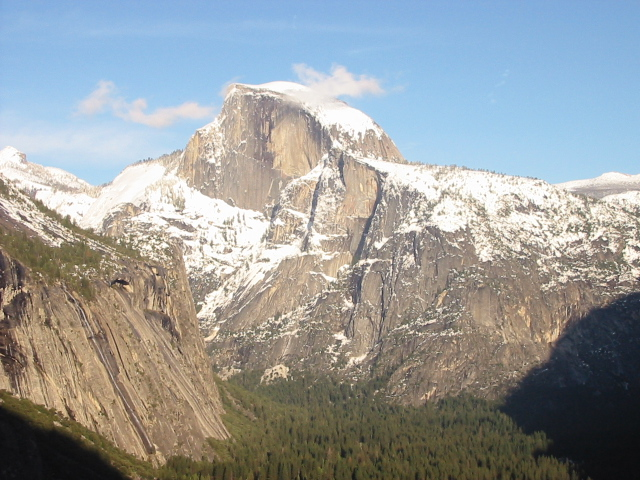
#> input picture MP4/Q1/stitch/left.jpg, 640 x 480 px, found by its file name
$ jupyter execute Q1_starter.ipynb
#> lines starting #> are read from the running program, lines starting #| are printed output that depends on the picture; after the words box and inside, x2 and y2 are one past the last pixel; in counts of white or black regions, pixels touching at a corner belong together; long printed decimals are rounded
#> in imread, returned value is the input picture: shape (480, 640, 3); mean R, G, B 151.7, 155.5, 155.6
#> call 2 of imread, with fname = './stitch/right.jpg'
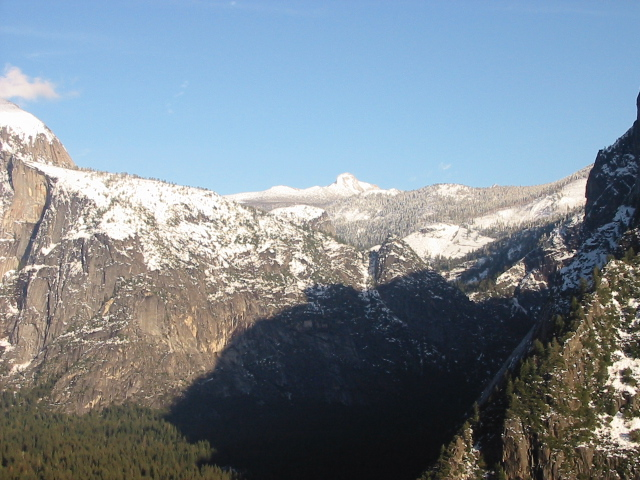
#> input picture MP4/Q1/stitch/right.jpg, 640 x 480 px, found by its file name
#> in imread, returned value is the input picture: shape (480, 640, 3); mean R, G, B 123.3, 135.4, 145.3
# Image Stitching (Python)

## Usage
This code snippet provides an overall code structure and some interactive plot interfaces for the Stitching Pairs of Images section of MP 3. In main function, we outline the required functionalities step by step. Feel free to make modifications on the starter code if it's necessary.

## Package installation
- `opencv`
- `numpy`
- `skimage`
- `scipy`

# Common imports

[cell 1]
import numpy as np
import skimage
import cv2
import matplotlib.pyplot as plt
from scipy.spatial import distance
import scipy
from copy import deepcopy
import math
from skimage.transform import ProjectiveTransform, warp

# Helper functions

[cell 2]
def imread(fname):
    """
    read image into np array from file
    """
    return skimage.io.imread(fname)

# [11 lines left out: functions imread_bw, imshow, not called in this run]

def get_sift_data(img):
    """
    detect the keypoints and compute their SIFT descriptors with opencv library
    """
    sift = cv2.SIFT_create()
    kp, des = sift.detectAndCompute(img, None)
    return kp, des

def plot_inlier_matches(ax, img1, img2, inliers):
    """
    plot the match between two image according to the matched keypoints
    :param ax: plot handle
    :param img1: left image
    :param img2: right image
    :inliers: x,y in the first image and x,y in the second image (Nx4)
    """
    res = np.hstack([img1, img2])
    ax.set_aspect('equal')
    ax.imshow(res, cmap='gray')

    ax.plot(inliers[:,0], inliers[:,1], '+r')
    ax.plot(inliers[:,2] + img1.shape[1], inliers[:,3], '+r')
    ax.plot([inliers[:,0], inliers[:,2] + img1.shape[1]],
            [inliers[:,1], inliers[:,3]], 'r', linewidth=0.4)
    ax.axis('off')

# Your implementations

[cell 3]
def get_best_matches(img1, img2, thresh_ratio):
#> called with thresh_ratio = 0.01
    kp1, des1 = get_sift_data(img1)
#> in get_sift_data, `kp, des = sift.detectAndCompute(img, None)`: kp = 2212 keypoints; strongest (x, y, size): (604, 239, 2.2), (545, 197, 2.2), (573, 230, 1.9), (118, 241, 2.2)
#> kp1 has the same summary as kp in get_sift_data
    kp2, des2 = get_sift_data(img2)
#> in get_sift_data (call 2), `kp, des = sift.detectAndCompute(img, None)`: kp = 1944 keypoints; strongest (x, y, size): (605, 391, 2.3), (614, 293, 3.3), (615, 302, 3.3), (632, 390, 5.4)
#> kp2 has the same summary as kp in get_sift_data
    kp1_x, kp1_y, kp2_x, kp2_y = np.array([kp.pt[0] for kp in kp1]), np.array([kp.pt[1] for kp in kp1]),\
        np.array([kp.pt[0] for kp in kp2]), np.array([kp.pt[1] for kp in kp2])
#> kp1_x = 2212 values from 2.59 to 637.2; kp1_y = 2212 values, max 476.3 at index 1456, min 85.42 at index 943, mean 273; kp2_x = 1944 values from 2.47 to 637.1; kp2_y = 1944 values, max 477.2 at index 1880, min 124 at index 1883, mean 283.5
    # Find distance between descriptors in images
    dist = scipy.spatial.distance.cdist(des1, des2, 'sqeuclidean')
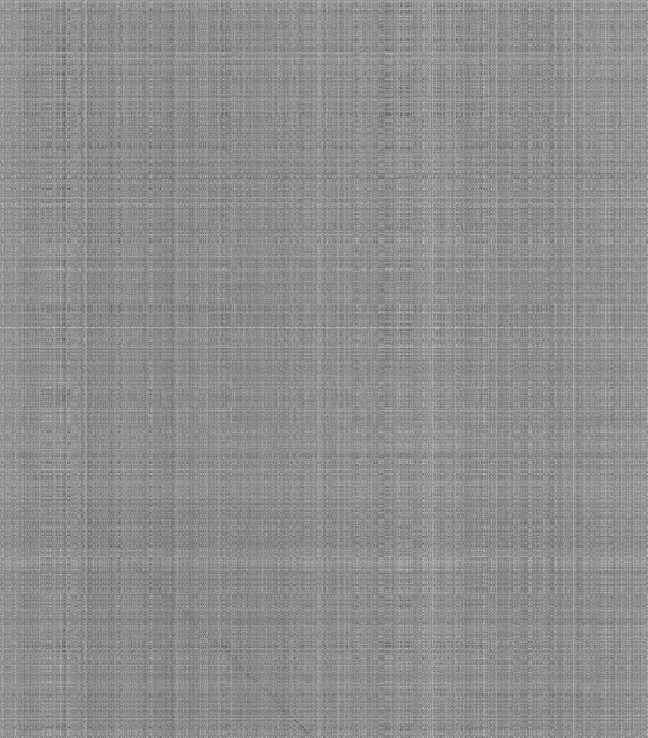
#> dist: shape (2212, 1944) float64 (shown at 1/3 size); min 272, max 481536, mean 269440.4; drawn with min black and max white
    # Write your code to get the matches according to dist
    # <YOUR CODE>
    distance_max = np.max(dist)
#> distance_max = 481536
    distance_min = np.min(dist)
#> distance_min = 272
    distance_threshold = distance_min + (distance_max - distance_min) * thresh_ratio
#> distance_threshold = 5084.6
    filtered_dist = np.where(dist < distance_threshold)
#> filtered_dist = 294 positions, rows 1326 to 2197, columns 33 to 920
    # print(filtered_dist)
    rows, cols = filtered_dist
#> rows = 294 values from 1326 to 2197; cols = 294 values, max 920 at index 292, min 33 at index 2, mean 491.8
    selected_kp1_x, selected_kp1_y = kp1_x[rows], kp1_y[rows]
#> selected_kp1_x = 294 values from 340.6 to 627.8; selected_kp1_y = 294 values, max 461.1 at index 155, min 133.6 at index 18, mean 244
    selected_kp2_x, selected_kp2_y = kp2_x[cols], kp2_y[cols]
#> selected_kp2_x = 294 values, max 295.2 at index 292, min 8.9 at index 2, mean 143.6; selected_kp2_y = 294 values, max 470.2 at index 155, min 137.3 at index 18, mean 252.6
    matched_kp = np.column_stack((selected_kp1_x, selected_kp1_y, selected_kp2_x, selected_kp2_y))
#> matched_kp = 294 rows, first 6: [340.6, 139.2, 10.58, 142.1], [343.9, 188.5, 12.22, 192.3], [344.2, 308.4, 8.9, 314.5], [345.1, 300.2, 10.07, 306.2], [346.7, 265.9, 12.74, 271.2], [348.2, 303.7, 13.19, 309.7]
    return matched_kp

def ransac(matched_kp, iter_num, inlier_threshold):
    """
    write your ransac code to find the best model, inliers, and residuals
    """
    N = matched_kp.shape[0]
    model_trans = None
    residual_error = None
    model_inliers = np.zeros((0, 4))
    for i in range(iter_num):
        # <YOUR CODE>
        matched_kp_tmp = deepcopy(matched_kp)
        matched_kp_tmp = deepcopy(matched_kp)
        indices = np.random.choice(N, 4, replace=False)
        ransac_kp = matched_kp[indices]
        trans = compute_homography(ransac_kp)
        matched_kp_first = matched_kp_tmp[:, :2]
        last_col = np.ones((matched_kp_first.shape[0], 1))
        matched_kp_first = np.column_stack((matched_kp_first, last_col))
        transed_kp = (trans@matched_kp_first.T).T
        error = (transed_kp - np.column_stack((matched_kp_tmp[:, 2:], last_col))) ** 2
        error = error.sum(axis=1)
        inlier = matched_kp[np.where(error < inlier_threshold)]
        if inlier.shape[0] > model_inliers.shape[0]:
            model_trans = trans
            residual_error = error[np.where(error < inlier_threshold)]
            model_inliers = inlier
        # model_trans = cv2.findHomography(model_inliers[:, :2], model_inliers[:, 2:])[0]
    return model_trans, model_inliers, residual_error

def compute_homography(kp):
    """
    write your code to compute homography according to the matches
    kp: (4 * 4) x1, y1, x1', y1'
    """
    # <YOUR CODE>
    origin_kp = kp[:, :2]
    target_kp = kp[:, 2:]

    H = np.zeros((2 * kp.shape[0], 9))
    for i in range(kp.shape[0]):
        H[2 * i] = np.array([-origin_kp[i][0], -origin_kp[i][1], -1, 0, 0, 0, origin_kp[i][0] * target_kp[i][0], origin_kp[i][1] * target_kp[i][0], target_kp[i][0]])
        H[2 * i + 1] = np.array([0, 0, 0, -origin_kp[i][0], -origin_kp[i][1], -1, origin_kp[i][0] * target_kp[i][1], origin_kp[i][1] * target_kp[i][1], target_kp[i][1]])

    U, S, V = np.linalg.svd(H)
    V = V[-1:].reshape(3, 3)
    return V / V[-1, -1]

def warp_images(img1, img2, trans):
    """
    write your code to stitch images together according to the homography
    """
    projection = ProjectiveTransform(trans)
    # corners_1 = np.array([[0,0,1], [0, img1.shape[0], 1], [img1.shape[1], 0, 1], [img1.shape[1], img1.shape[0], 1]])
    # corners_2 = np.array([[0,0], [0, img2.shape[0]], [img2.shape[1], 0], [img2.shape[1], img2.shape[0]]])
    corners_1 = np.array([[0,0], [0, img1.shape[0],], [img1.shape[1], 0,], [img1.shape[1], img1.shape[0],]])
    corners_2 = np.array([[0,0, 1], [0, img2.shape[0], 1], [img2.shape[1], 0, 1], [img2.shape[1], img2.shape[0], 1]])
    wrap_corner = projection(corners_2[:, :2])
    wrap_corner = np.vstack((wrap_corner, corners_1))
    min_corner = np.min(wrap_corner, axis=0)
    max_corner = np.max(wrap_corner, axis=0)
    output_shape_x, output_shape_y = int(max_corner[1] - min_corner[1]), int(max_corner[0] - min_corner[0])
    output_shape = (output_shape_x, output_shape_y)
    wrap_img = np.zeros((output_shape_x, output_shape_y, 3))
    for i in range(3):
        wrap_img[:, :, i] = warp(img2[:, :, i], inverse_map=projection, output_shape=output_shape)
    for i in range(3):
        mask = wrap_img[:, :, i] == 0
        wrap_img[:, :, i][mask] = warp(img1[:, :, i], inverse_map=np.eye(3), output_shape=output_shape)[mask]

    return wrap_img

# Main functions

#### Load images

[cell 4]
img1 = imread('./stitch/left.jpg')
img2 = imread('./stitch/right.jpg')

#### Part (3) compute and display the initial SIFT matching result

[cell 5]
data = get_best_matches(img1, img2, 0.01)
#> data has the same summary as matched_kp in get_best_matches
fig, ax = plt.subplots(figsize=(20,10))
plot_inlier_matches(ax, img1, img2, data)
fig.savefig('sift_match.png', bbox_inches='tight')

#### Part (4) performn RANSAC to get the homography and inliers

[cell 6]
iter_num = 3
inlier_threshold = 100

[cell 7]
# display the inlier matching, report the average residual
# <YOUR CODE>
model_trans, max_inliers, best_model_errors = ransac(data, iter_num, inlier_threshold)
#> the loop in ransac, `for i in range(iter_num):` made 3 passes
#> origin_kp in compute_homography on pass 3: [[541.6, 240.4], [626, 250], [558.2, 274.2], [471.9, 231.1]]
#> after the loop in ransac, `for i in range(iter_num):`: model_inliers = 111 rows, first 6: [340.6, 139.2, 10.58, 142.1], [343.9, 188.5, 12.22, 192.3], [344.2, 308.4, 8.9, 314.5], [345.1, 300.2, 10.07, 306.2], [346.7, 265.9, 12.74, 271.2], [348.2, 303.7, 13.19, 309.7]; residual_error = 111 values, max 99.38 at index 110, min 28.96 at index 12, mean 61.66
#> model_trans = [[1.07, -0.0684, -341.5], [0.0691, 1.01, -15.7], [0.000157, -0.000129, 1]]; max_inliers has the same summary as model_inliers in ransac; best_model_errors has the same summary as residual_error in ransac
print("Average residual:", np.average(best_model_errors))
#| Average residual: 61.657
fig, ax = plt.subplots(figsize=(20,10))
plot_inlier_matches(ax, img1, img2, max_inliers)
fig.savefig('ransac_match.png', bbox_inches='tight')
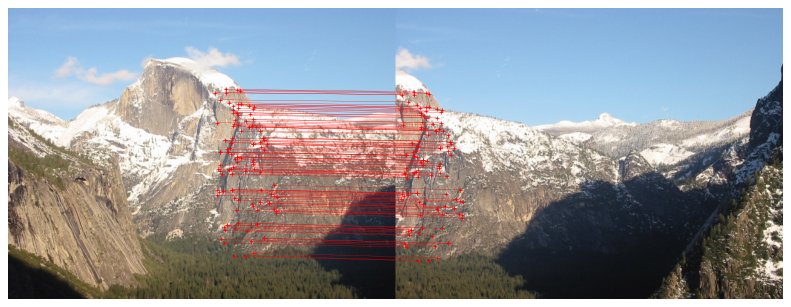
#> figure drawn by matplotlib, 1 panel

#### Part (5) warp images to stitch them together

[cell 8]
# display and report the stitching results
im = warp_images(img1, img2, model_trans)
#> in warp_images, `wrap_corner = projection(corners_2[:, :2])`: wrap_corner = [[-341.5, -15.7], [-399, 499.5], [312.4, 25.93], [299.4, 493.9]]
#> in warp_images, `wrap_corner = np.vstack((wrap_corner, corners_1))`: wrap_corner = [[-341.5, -15.7], [-399, 499.5], [312.4, 25.93], [299.4, 493.9], [0, 0], [0, 480], [640, 0], [640, 480]]
#> in warp_images, `min_corner = np.min(wrap_corner, axis=0)`: min_corner = [-399, -15.7]
#> in warp_images, `max_corner = np.max(wrap_corner, axis=0)`: max_corner = [640, 499.5]
#> in warp_images, `output_shape_x, output_shape_y = int(max_corner[1] - min_corner[1]), i..`: output_shape_x = 515; output_shape_y = 1039
#> in warp_images, `output_shape = (output_shape_x, output_shape_y)`: output_shape = (515, 1039)
#> the loop in warp_images, `for i in range(3):` made 3 passes
#> pass 1, in warp_images, `mask = wrap_img[:, :, i] == 0`:
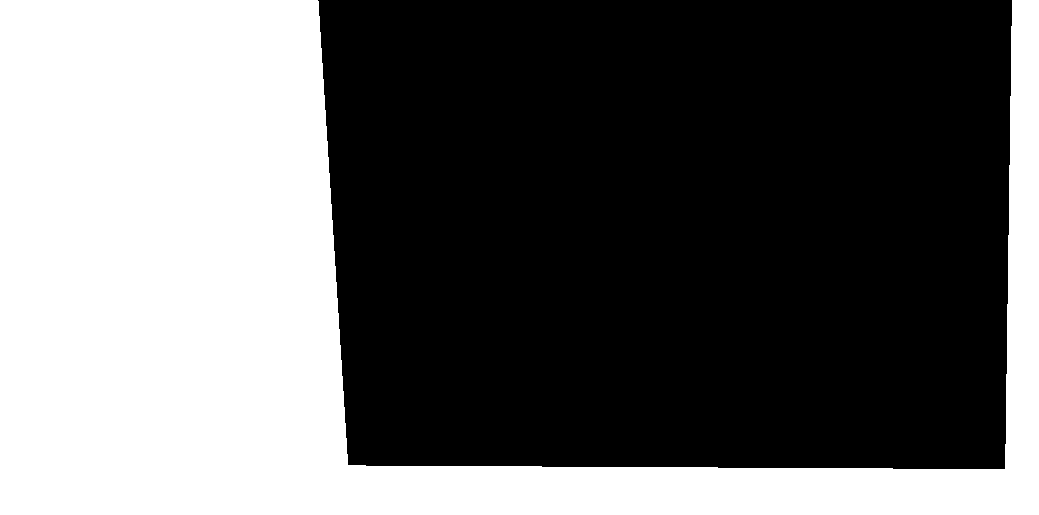
#> mask: shape (515, 1039) bool; 41% white; 1 white region, box (x1, y1, x2, y2) and area: (0, 0, 1039, 515) 219614
#> after the loop in warp_images, `for i in range(3):`:
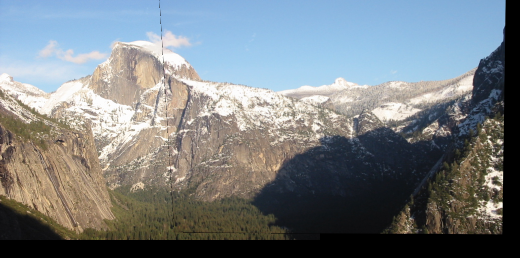
#> wrap_img: shape (515, 1039, 3) float64 (shown at 1/2 size); mean R, G, B 0.476, 0.5, 0.514
cv2.imwrite('stitched_images.jpg', im[:,:,::-1]*255.,
            [int(cv2.IMWRITE_JPEG_QUALITY), 90])
#> Out = True

## Extra Credit - blend image

[cell 9]
from scipy.ndimage import gaussian_filter

levels = 10
sigma_windows = 2
sigma_img_stack = 3

def gaussian_img_stack(img, sigma, num_levels):
  img_stack = [img]
  dog_stack = []
  current_sigma = sigma
  for l in range(num_levels):
    # gaussian_windows = gaussian_filter1(current_sigma, 2 * windows_size + 1)
    # gaussian_img = scipy.signal.convolve2d(img_stack[l], gaussian_windows, mode="same", boundary="symm")
    gaussian_img = gaussian_filter(img_stack[l], current_sigma)

    dog = img_stack[l] - gaussian_img
    img_stack.append(gaussian_img)
    dog_stack.append(dog)
    current_sigma = current_sigma * np.sqrt(2)
  dog_stack.append(gaussian_img)
  return img_stack, dog_stack

def normalize(img):
  min_val = np.min(img)
  max_val = np.max(img)
  img = ((img - min_val) / (max_val - min_val) * 255).astype(np.uint8)

  return img

def blend(im1, im2, mask):
  im1 = np.array(im1, dtype=np.float32)*255
  im2 = np.array(im2, dtype=np.float32)

  mask = np.array(mask, dtype=np.float32)
  img1_gaussian_stack, img1_dog_stack = gaussian_img_stack(im1, sigma_img_stack, levels)
  img2_gaussian_stack, img2_dog_stack = gaussian_img_stack(im2, sigma_img_stack, levels)
  mask_gaussian, _ = gaussian_img_stack(mask, sigma_windows, levels)
  combined_gaussian = []
  out = np.zeros_like(mask_gaussian[-1])
  for l in range(levels):
    mask_gaussian[l] = mask_gaussian[l] / 255.
    img1_part = mask_gaussian[l] * img1_dog_stack[l]
    img2_part = (1 - mask_gaussian[l]) * img2_dog_stack[l]
    mean_img1_part = np.mean(img1_part)
    mean_img2_part = np.mean(img2_part)
    combined_img = img1_part  + img2_part * 1.3
    out += combined_img
  out = normalize(out)
  return out

[cell 10]
def warp_blend_images(img1, img2, trans):
    """
    write your code to stitch images together according to the homography
    """

    projection = ProjectiveTransform(trans)

    corners_1 = np.array([[0,0,1], [0, img1.shape[0], 1], [img1.shape[1], 0, 1], [img1.shape[1], img1.shape[0], 1]])
    wrap_corner = projection(corners_1[:, :2])
    corners_2 = np.array([[0,0], [0, img2.shape[0]], [img2.shape[1], 0], [img2.shape[1], img2.shape[0]]])
    wrap_corner = np.vstack((wrap_corner, corners_2))
    min_corner = np.min(wrap_corner, axis=0)
    max_corner = np.max(wrap_corner, axis=0)
    output_shape_x, output_shape_y = int(max_corner[1] - min_corner[1]), int(max_corner[0] - min_corner[0])
    output_shape = (output_shape_x, output_shape_y)
    wrap_img = np.zeros((output_shape_x, output_shape_y, 3))
    for i in range(3):
        # wrap_img[:, :, i] = warp(img1[:, :, i], inverse_map=projection.inverse + translation, output_shape=output_shape)
        wrap_img[:, :, i] = warp(img2[:, :, i], inverse_map=projection, output_shape=output_shape)

    img1_extend = np.ones((output_shape_x, output_shape_y, 3))
    img1_extend[:img1.shape[0], :img1.shape[1],:] = img1

    overlap_x, overlap_y = img1.shape[0] + img2.shape[0] - wrap_img.shape[0], \
        img1.shape[1] + img2.shape[1] - wrap_img.shape[1]
    mask = np.zeros((output_shape_x, output_shape_y, 3))
    # mask[img1.shape[0] - overlap_x:, img1.shape[1] - overlap_y : , :] = 255
    mask[:, img1.shape[1] - overlap_y : , :] = 255
    blend_img = blend(wrap_img, img1_extend, mask)
    return blend_img

[cell 11]
im = warp_blend_images(img1, img2, model_trans)
#> in warp_blend_images, `wrap_corner = projection(corners_1[:, :2])`: wrap_corner = [[-341.5, -15.7], [-399, 499.5], [312.4, 25.93], [299.4, 493.9]]
#> in warp_blend_images, `wrap_corner = np.vstack((wrap_corner, corners_2))`: wrap_corner = [[-341.5, -15.7], [-399, 499.5], [312.4, 25.93], [299.4, 493.9], [0, 0], [0, 480], [640, 0], [640, 480]]
#> in warp_blend_images, `min_corner = np.min(wrap_corner, axis=0)`: min_corner = [-399, -15.7]
#> in warp_blend_images, `max_corner = np.max(wrap_corner, axis=0)`: max_corner = [640, 499.5]
#> in warp_blend_images, `output_shape_x, output_shape_y = int(max_corner[1] - min_corner[1]), i..`: output_shape_x = 515; output_shape_y = 1039
#> in warp_blend_images, `output_shape = (output_shape_x, output_shape_y)`: output_shape = (515, 1039)
#> after the loop in gaussian_img_stack, `for l in range(num_levels):`: current_sigma = 96; dog_stack = 10 items; img_stack = 11 items
#> the loop in gaussian_img_stack (call 3), `for l in range(num_levels): # gaussian_windows = gaussian_filter1(curr..` made 10 passes
#> pass 1, in gaussian_img_stack (call 3), `dog = img_stack[l] - gaussian_img`:
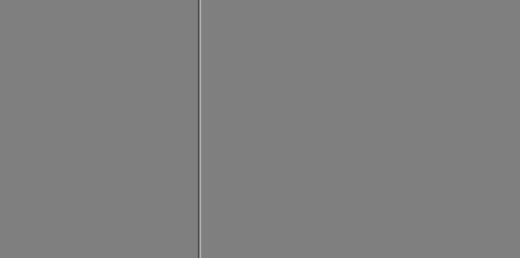
#> dog: shape (515, 1039, 3) float32 (shown at 1/2 size); min -102.1, max 102.1, mean 0; drawn with min black and max white
#> after the loop in gaussian_img_stack (call 3), `for l in range(num_levels):`: current_sigma = 64
#> in blend, `mask_gaussian, _ = gaussian_img_stack(mask, sigma_windows, levels)`: mask_gaussian = 11 items
#> the loop in blend, `for l in range(levels):` made 10 passes
#> (mean_img1_part, mean_img2_part) on passes 1 to 8: (0.00209, -0.00181), (0.00352, -0.00265), (0.00598, -0.00456), (0.0088, -0.00707), (0.0114, -0.00845), (0.0206, -0.00745), (0.0786, -0.00334), (0.254, 0.00545)
#> pass 1, in blend, `combined_img = img1_part  + img2_part * 1.3`:
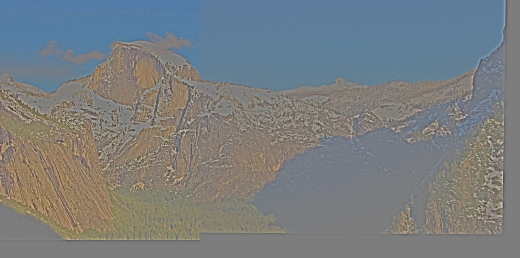
#> combined_img: shape (515, 1039, 3) float32 (shown at 1/2 size); mean of channels 0, 1, 2 -5.3, 1, 4.2; drawn with min black and max white
#> after the loop in blend, `for l in range(levels):`:
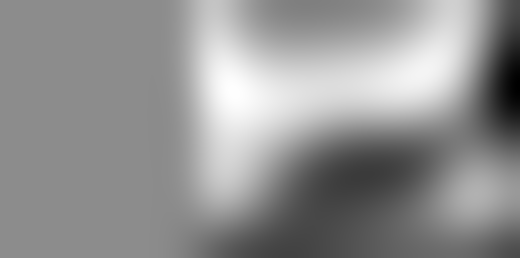
#> img1_part: shape (515, 1039, 3) float32 (shown at 1/2 size); min -23.75, max 19.33, mean 0.994; drawn with min black and max white
#> after the loop in blend, `for l in range(levels):`:
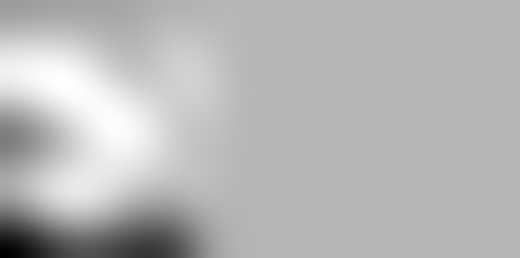
#> img2_part: shape (515, 1039, 3) float32 (shown at 1/2 size); min -25.77, max 10.37, mean 0.163; drawn with min black and max white
#> after the loop in blend, `for l in range(levels):`:
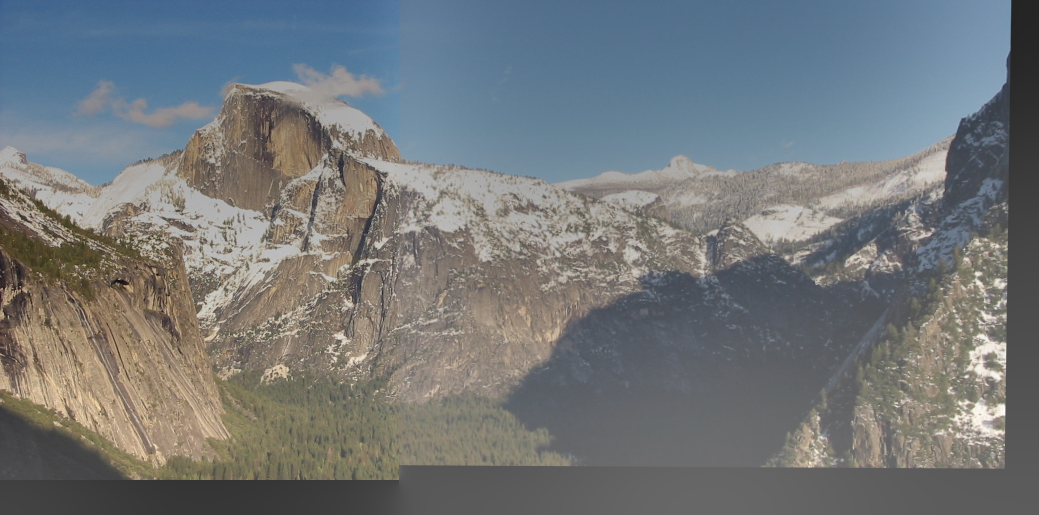
#> out: shape (515, 1039, 3) float32; mean of channels 0, 1, 2 -3.1, 3.2, 6.4; drawn with min black and max white
#> in normalize, `min_val = np.min(img)`: min_val = -180.2
#> in normalize, `max_val = np.max(img)`: max_val = 209.5
cv2.imwrite('blend_image2.jpg', im[:,:,::-1],
            [int(cv2.IMWRITE_JPEG_QUALITY), 90])
#> Out = True
